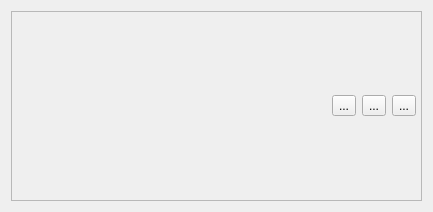
<?xml version="1.0" encoding="UTF-8"?>
<ui version="4.0">
 <class>Form</class>
 <widget class="QWidget" name="Form">
  <property name="geometry">
   <rect>
    <x>0</x>
    <y>0</y>
    <width>433</width>
    <height>212</height>
   </rect>
  </property>
  <property name="sizePolicy">
   <sizepolicy hsizetype="Preferred" vsizetype="Preferred">
    <horstretch>0</horstretch>
    <verstretch>0</verstretch>
   </sizepolicy>
  </property>
  <property name="windowTitle">
   <string>Form</string>
  </property>
  <layout class="QHBoxLayout" name="horizontalLayout">
   <item>
    <widget class="QFrame" name="frame">
     <property name="frameShape">
      <enum>QFrame::StyledPanel</enum>
     </property>
     <property name="frameShadow">
      <enum>QFrame::Raised</enum>
     </property>
     <layout class="QHBoxLayout" name="horizontalLayout_2">
      <property name="leftMargin">
       <number>5</number>
      </property>
      <property name="topMargin">
       <number>5</number>
      </property>
      <property name="rightMargin">
       <number>5</number>
      </property>
      <property name="bottomMargin">
       <number>5</number>
      </property>
      <item>
       <layout class="QGridLayout" name="gridLayout">
        <item row="0" column="0">
         <spacer name="horizontalSpacer">
          <property name="orientation">
           <enum>Qt::Horizontal</enum>
          </property>
          <property name="sizeHint" stdset="0">
           <size>
            <width>40</width>
            <height>20</height>
           </size>
          </property>
         </spacer>
        </item>
        <item row="0" column="2">
         <widget class="QToolButton" name="toolButton_2">
          <property name="text">
           <string>...</string>
          </property>
         </widget>
        </item>
        <item row="0" column="1">
         <widget class="QToolButton" name="toolButton">
          <property name="text">
           <string>...</string>
          </property>
         </widget>
        </item>
        <item row="0" column="3">
         <widget class="QToolButton" name="toolButton_3">
          <property name="toolTip">
           <string notr="true">Add new row</string>
          </property>
          <property name="toolTipDuration">
           <number>-1</number>
          </property>
          <property name="autoFillBackground">
           <bool>false</bool>
          </property>
          <property name="text">
           <string>...</string>
          </property>
         </widget>
        </item>
       </layout>
      </item>
     </layout>
    </widget>
   </item>
  </layout>
 </widget>
 <resources/>
 <connections/>
</ui>
